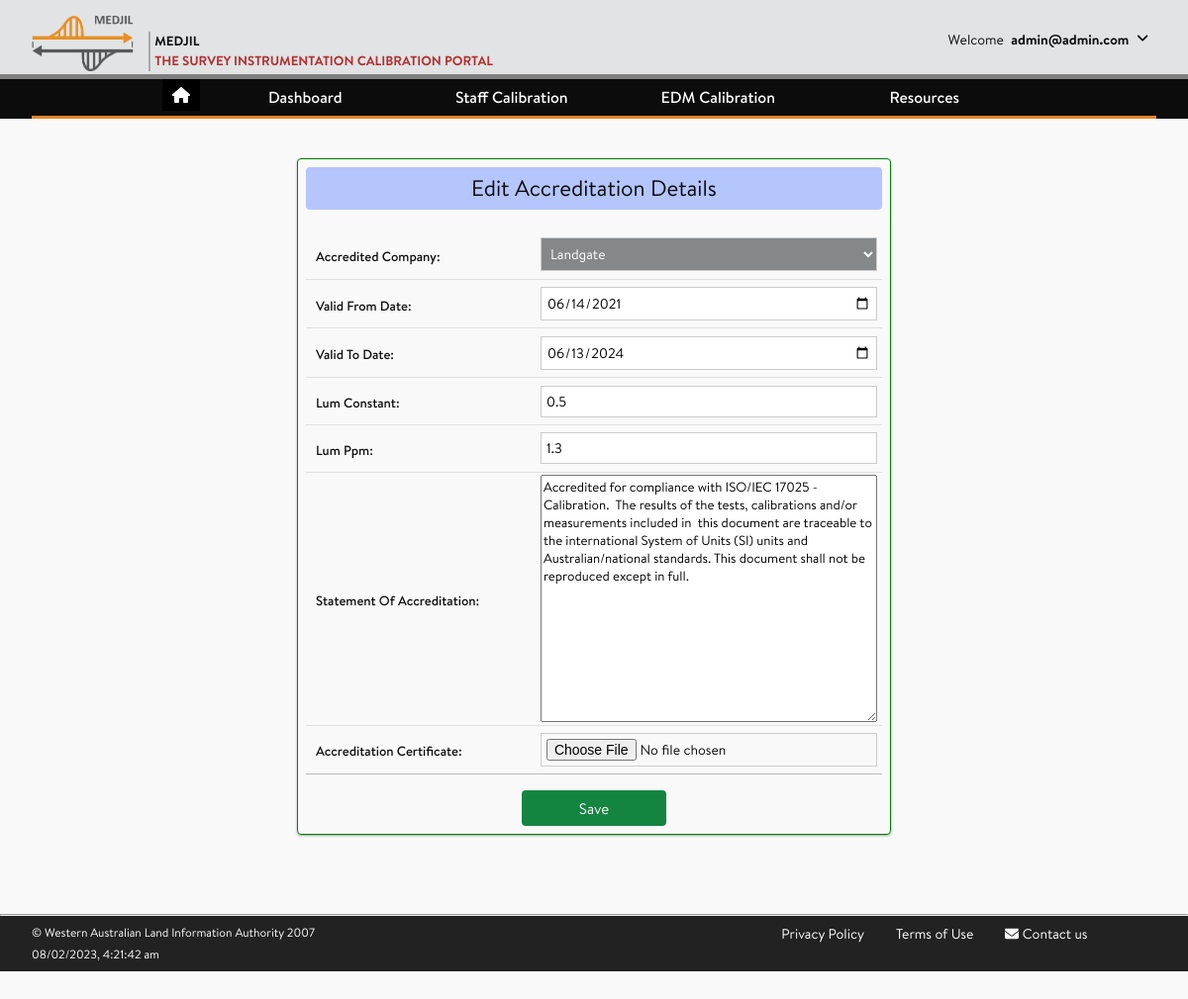
Page /baseline_calibration/accreditations/1/edit/ (signed in) on the committed database.
### accounts/models.py (models this page shows, shortened)
class CustomUser(AbstractUser):
    company = models.ForeignKey(
                                Company,
                                on_delete = models.SET_NULL,
                                blank = True,
                                null = True,
    )
    username = None
    email = LowerCaseEmailField(_('email address'),
                                max_length = 150,
                                unique=True,
                                error_messages = {
                                    'unique': _("The user with that email address already exists.")
                                })
    USERNAME_FIELD = 'email'
    REQUIRED_FIELDS = []
    objects = CustomUserManager()

### baseline_calibration/models.py (models this page shows, shortened)
class Accreditation(models.Model):
    accredited_company = models.ForeignKey(Company, on_delete = models.PROTECT, null=False)
    valid_from_date = models.DateField(null=False, blank=False,
                 help_text="The date the period of appointment commences.")
    valid_to_date = models.DateField(null=False, blank=False,
                 help_text="The date the period of appointment finishes.")
    LUM_constant = models.FloatField(
                 validators = [MinValueValidator(0), MaxValueValidator(50.0)],
                 null = False, blank = False)
    LUM_ppm = models.FloatField(
                 validators = [MinValueValidator(0), MaxValueValidator(50.0)],
                 null = False, blank = False)
    statement = models.TextField(null = False, blank = False,
                 verbose_name= 'Statement of accreditation',
                 help_text="eg. Accredited as a verifying authority for units of lenght according to ISO 17025:2012")
    certificate_upload = models.FileField(upload_to='accreditation_certificates/',
                 null=True,
                 blank=True,
                 verbose_name= 'Accreditation Certificate')
    class Meta:
        ordering = ['accredited_company','valid_to_date']
        unique_together = ('accredited_company','valid_from_date','valid_to_date',)

### baseline_calibration/views.py (the view)
# urls.py: path('accreditations/<slug:id>/edit/', views.accreditation_edit, name = 'accreditation_edit'),
@login_required(login_url="/accounts/login")
def accreditation_edit(request, id=None):
    context = {}
    if id == 'None':
        ini ={'accredited_company': request.user.company}
        accreditation = AccreditationForm(request.POST or None,
                                           user=request.user,
                                           initial = ini)
        context['Header'] = 'Input Accreditation Details'
    else:
        obj = get_object_or_404(Accreditation, id=id)
        obj.valid_from_date = obj.valid_from_date.isoformat()
        obj.valid_to_date = obj.valid_to_date.isoformat()
        accreditation = AccreditationForm(request.POST or None,
                                           instance=obj)
        context['Header'] = 'Edit Accreditation Details'
    if accreditation.is_valid():
        if 'next' in request.POST:
            accreditation.save()
            return redirect(request.POST.get('next'))
        else:
            return redirect ('baseline_calibration:accreditations')
    context['form'] = accreditation
    return render(request, 'baseline_calibration/Accreditation_form.html', context)

### baseline_calibration/forms.py
class AccreditationForm(forms.ModelForm):
    def __init__(self, *args, **kwargs):
        user = kwargs.pop('user', None)
        super(AccreditationForm, self).__init__(*args, **kwargs)
        if user:
            if not user.is_staff:
                self.fields['accredited_company'].disabled = True
    class Meta:
        model = Accreditation
        fields = '__all__'
        widgets = {
            'statement': forms.Textarea(attrs={'class': 'text-area2'}),
            'valid_from_date': forms.DateInput(format=('%d-%m-%Y'),
                attrs={'type':'date'}),
            'valid_to_date': forms.DateInput(format=('%d-%m-%Y'),
                attrs={'type':'date'}),
            'certificate_upload': forms.FileInput(
                attrs={'accept' : '.pdf, .jpg, jpeg, .png, .tif'})
           }

### accounts/models.py (called while the page is built)
    def __str__(self):
        return self.company_name

### baseline_calibration/templates/baseline_calibration/Accreditation_form.html (shortened to what this page needs)
{% extends 'base_generic.html' %}
{% load static %}
{% block content %}
<article class="post">
    <div class="flexbox-container_IB">
    		<div class="flexbox-item_800_IB">
		       <form id='id_html_form' style="font-size:10.0pt;width:4500px;" action="" class="site-form" method="post" autocomplete="off">
		       		<div class="mb-5 site-form-header bg-indigo-300 rounded px-2">
        					<h1 style="text-align:center">{{ Header }}</h1>
    					</div>
		            <div class="flexbox-item_800_IB">
		                <table style="font-size:10pt;width:100%">
		                    <colgroup>
		                        <col span="1" width="40%">
		                        <col span="1" width="60%">
		                    </colgroup>
		                    {% for field in form %}
		                        <tr>
		                            {% if field.field.is_checkbox %}
		                                <td>{{ field }}</td>
		                                <td>{{ field.label|title }}</td>
		                            {% else %}
		                                <td>{{ field.label_tag|title }}</td>
		                                <td>{{ field }}</td>
		                            {% endif %}
		                        </tr>
		                    {% endfor %}
		                </table>
		            </div>
		            <div class="flexbox-item_1600_IB flexbox-item-button_IB">
                      <button class="submit-button bg-green-500 hover:bg-green-400 text-base" type="submit" >Save</button>
		            </div>
		       </form>
      	</div>
    </div>
</article>
{% endblock %}

### templates/base_generic.html (shortened to what this page needs)
{% load static %}
<!DOCTYPE html>
<html lang="en">
<head>
    <link rel="stylesheet" href="https://cdnjs.cloudflare.com/ajax/libs/font-awesome/6.2.0/css/all.min.css" />
    <link rel="stylesheet" href="{% static 'main.css' %}">
    <link rel="stylesheet" href="{% static 'fonts/stylesheet.css' %}">
    <link rel="stylesheet" href="{% static 'style_ib.css' %}">
</head>
<body>
    <div class="page-wrap">
    <header class="page-header">
        <div class="wrapper">
            <div class="header-wrapper">
                <a class="header-logo" href="{% url 'home' %}">
                    <img src="{% static 'logo.png' %}" alt="Medjil">
                    <p>
                        <span>Medjil</span>
                        <span>The Survey Instrumentation Calibration Portal</span>
                    </p>
                </a>
                <div class="header-userinfo">
                        <div>
                            <span>Welcome</span>
                                {% if user.is_authenticated %}
                                    {% if not user.first_name %}
                                        <span><strong> {{ user.email }}</strong></span>
                                    {% else %}
                                        <span><strong>{{ user.first_name }}</strong></span>
                                    {% endif %}
                                {% endif %}
                                <span>
                                    <a href="#" id="header-toggle"><i class="fas fa-angle-down rotate" aria-hidden="true"></i></a>
                                </span>
                        </div>
                </div>
            </div>
        </div>
    </header>
    <nav class="page-nav">
        <div class="wrapper">
            <ul class="nav-links">
            		<li>
            				<ul>
            						<button class="btn_home"><a href="{% url 'home' %}"><i class="fa fa-home"></i></a></button>
            				</ul>
            		</li>
                <li class="nav-item has-subnav"><a tabindex="0">Dashboard</a>
                </li>
                <li class="nav-item has-subnav"><a tabindex="0">Staff Calibration</a>
                </li>
                <li class="nav-item has-subnav"><a tabindex="0">EDM Calibration </a>
                </li>
                <li class="nav-item has-subnav"><a tabindex="0">Resources</a>
                </li>
            </ul>
        </div>
    </nav>
    <main class="page-content">
        <div class="wrapper">
            {% block content %}
            {% endblock content %}
        </div>
    </main>
    <hr>
    <footer class="page-footer">
        <div class="wrapper">
            <div class="footer-row3">
                <div class="policy-col-1">
                    <a href="{% url 'terms' %}">Privacy Policy</a>
                    <a href="{% url 'terms' %}">Terms of Use</a>
                    <a href="mailto:geodesy@landgate.wa.gov.au"><i class="fas fa-envelope"></i> <span>Contact us</span></a>
                </div>
                <div class="policy-col-2">
                      <p>&#169; Western Australian Land Information Authority 2007</p>
                      <span id="current_time"></span>
                </div>
            </div>
        </div>
    </footer>
</body>
</html>

### assets/style_ib.css (style rules this page uses)
.flexbox-container_IB { display: flex; justify-content: center; }
.flexbox-item_800_IB { width: 800px; align-items: center; }
.flexbox-item_1600_IB { width: 1600px; align-items: center; }
.flexbox-item-button_IB { display: flex; gap: 1rem; justify-content: space-around; align-items: center; }
select { background: #34495E; color: #fff; }
.btn_home { background-color: Black; border: none; color: White; cursor: pointer; }

### rows in the picture
CustomUser: email "admin@admin.com"
Accreditation: form "Landgate" "06/14/2021" "06/13/2024" "0.5" "1.3" "Accredited for compliance with ISO/IEC 17025 - Calibration. The results of the tests, calibrations and/or measurements included in this document are traceable to the international System of Units (SI) units and Australian/national standards. This document shall not be reproduced except in full."

### other values in the picture
{{ Header }} "Edit Accreditation Details"
{{ field.label_tag|title }} "Accredited Company:" "Valid From Date:" "Valid To Date:" "Lum Constant:" "Lum Ppm:" "Statement Of Accreditation:" "Accreditation Certificate:"
